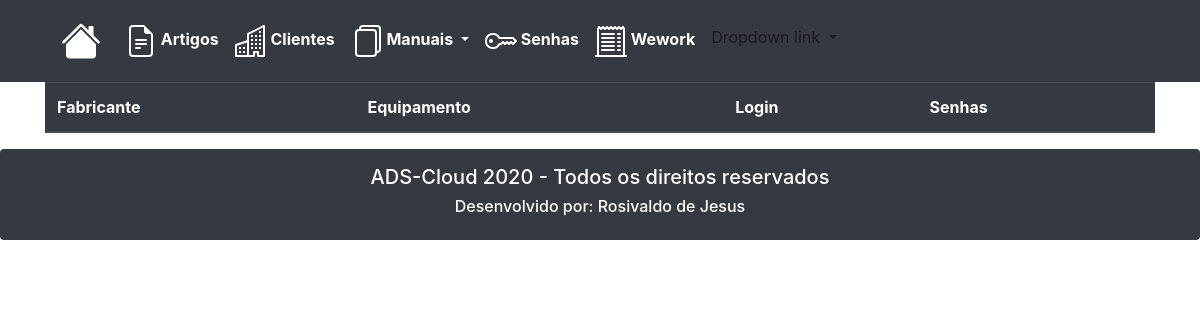
Page /senhasPadroes/ on the earlier database version.
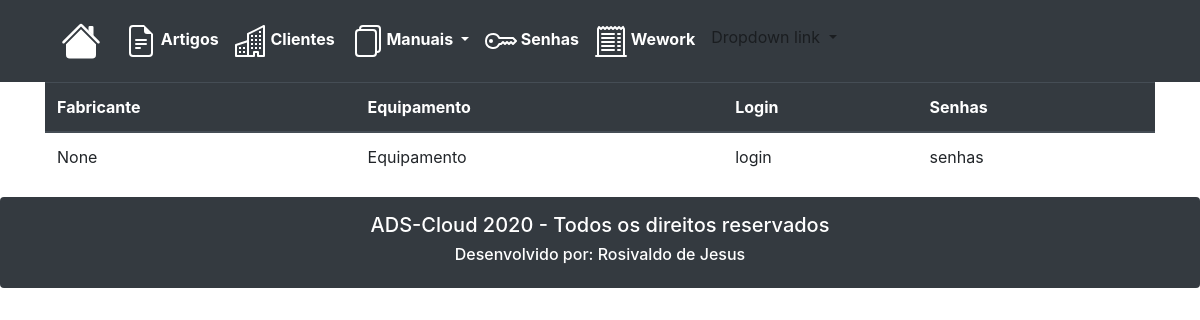
Same page on the later database version.
### evertical/models.py (models this page shows, shortened)
class tbSenhasPadroes(models.Model):
    senhaEquipamento = models.CharField(max_length=255, blank=True, null=True)
    senhaLogin = models.CharField(max_length=50, blank=True, null=True)
    senhaPassword = models.CharField(max_length=50, blank=True, null=True)
    senhaFabricante = models.ForeignKey(tbFabricante, on_delete=models.CASCADE)
    class Meta:
        db_table = 'tbSenhasPadroes'
        verbose_name_plural = 'Senhas Padrões'

class tbFabricante(models.Model):
    sistemaFabricante = models.CharField(max_length=50, blank=True, null=True)
    class Meta:
        db_table = 'tbFabricante'
        verbose_name_plural = 'Sistema Fabricante'
    def __str__(self):
        return self.sistemaFabricante

### evertical/views.py (the view)
# urls.py: path('senhasPadroes/', senhasPadroes),
def senhasPadroes(request):
    senha = tbSenhasPadroes.objects.all()
    return render(request, 'senhasPadroes.html', {'senha':senha})

### templates/senhasPadroes.html
{% extends "base.html" %}
{% load static %}
{% block content %}
<div class="container">
	<section>
		  <table class="table">
        <thead class="thead-dark">
            <th>Fabricante</th>
            <th>Equipamento</th>
            <th>Login</th>
            <th>Senhas</th>
        </thead>
        {% for senha in senha %}
            <tbody>
                <td>{{ senha.senhaFabricante }}</td>
                <td>{{ senha.senhaEquipamento }}</td>
                <td>{{ senha.senhaLogin }}</td>
                <td>{{ senha.senhaPassword }}</td>
            </tbody>
        {% endfor %}
    </table>
	</section>
</div>
{% endblock %}

### templates/base.html (shortened to what this page needs)
<!DOCTYPE html>
{% load static %}
<html lang="pt-br">
<head>
    <link rel="stylesheet" href="https://stackpath.bootstrapcdn.com/bootstrap/4.5.2/css/bootstrap.min.css">
    {% include "model-header.html" %}
</head>
<body>
{% block content %}
{% endblock %}
{% include "model-footer.html" %}
</body>
</html>

### templates/model-header.html (shortened to what this page needs)
<div>
  <nav class="navbar navbar-expand-lg navbar-light bg-dark">
      <div class="container">
    <nav class="navbar navbar-expand-lg navbar-light bg-dark">
  <a class="navbar-brand text-white" href="/">
      <strong>
      </strong></a>
  <div class="collapse navbar-collapse" id="navbarNavDropdown">
    <ul class="navbar-nav">
      <li class="nav-item active">
        <a class="nav-link text-white" href="/artigos/"><strong>
          Artigos
        </strong> <span class="sr-only">(current)</span></a>
      </li>
      <li class="nav-item">
        <a class="nav-link text-white" href="/clientes/"><strong>
          Clientes
        </strong></a>
      </li>
      <li class="nav-item dropdown">
        <a class="nav-link dropdown-toggle text-white" href="#" id="navbarDropdownMenuLink" role="button" data-toggle="dropdown" aria-haspopup="true" aria-expanded="false">
         <strong>
           Manuais
         </strong>
        </a>
      </li>
      <li class="nav-item">
        <a class="nav-link text-white" href="/senhasPadroes/"><strong>
          Senhas
        </strong></a>
      </li>
      <li class="nav-item">
        <a class="nav-link text-white" href="/wework/"><strong>
          Wework
        </strong></a>
      </li>
      <li class="nav-item dropdown">
        <a class="nav-link dropdown-toggle" href="#" id="navbarDropdownMenuLink" role="button" data-toggle="dropdown" aria-haspopup="true" aria-expanded="false">
          Dropdown link
        </a>
      </li>
    </ul>
  </div>
</nav>
</div>
  </nav>
</div>

### templates/model-footer.html (shortened to what this page needs)
<div class="containers ">
    <section>
		<div class="card border-0 p-3 mb-2 bg-dark text-white" align="center">
		    <h5>ADS-Cloud 2020 - Todos os direitos reservados</h5>
			<div>
				<h6>Desenvolvido por: Rosivaldo de Jesus</h6>
			</div>
		</div>
</div>

Differences in the rows shown:
added tbSenhasPadroes: senhaFabricante "None", senhaEquipamento "Equipamento", senhaLogin "login", senhaPassword "senhas"
